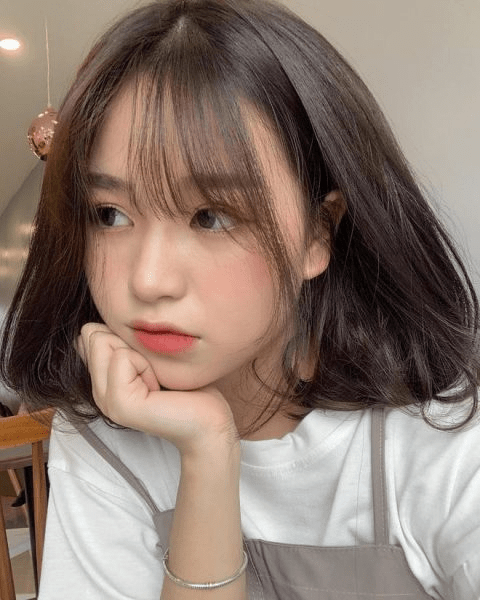
#> input picture images/the_girl.png, 480 x 600 px
$ python main.py
#> lines starting #> are read from the running program, lines starting #| are printed output that depends on the picture; long printed decimals are rounded
from sklearn.decomposition import PCA
import cv2
import numpy as np

def calculate_ratio_compress(img_shape, n_components):
    return (img_shape[0]*n_components + n_components*img_shape[1]) / (img_shape[0] * img_shape[1])

def decompose_matrix(matrix, n_components):
    pca = PCA(n_components=n_components)
    pca.fit(matrix)
    eigen_vectors = pca.components_
    transformed_matrix = np.matmul(matrix, eigen_vectors.T)
    #print(transformed_matrix.shape, eigen_vectors.shape)
    return transformed_matrix, eigen_vectors


class ImageCompress(object):
    def __init__(self, dir_img, n_components) -> None:
        self.dir_img = dir_img
        self.dir_save_img = None
        self.compressed_image = None

    def compress_image(self):
        pass

    def decompress_image(self):
        pass

    def save(self):
        cv2.imwrite(self.dir_save_img, self.compressed_img)
        print('Saved at {}'.format(self.dir_save_img))


class GrayImageCompress(ImageCompress):
    def __init__(self, dir_img, n_components) -> None:
        super().__init__(dir_img, n_components)
        self.img = cv2.imread(self.dir_img, cv2.IMREAD_GRAYSCALE)
        self.shape = self.img.shape
        print('Loaded the gray image', self.shape)
        self.n_components = min(n_components, min(self.shape[0], self.shape[1]))
        self.r = calculate_ratio_compress(self.shape, self.n_components)
        self.dir_save_img = self.dir_img[:-5] + '_gray_compressed.png'

    def compress_image(self):
        img = self.img.copy()
        transformed_gray, eigen_vectors_gray = decompose_matrix(img, self.n_components)
        self.compressed_gray = (transformed_gray, eigen_vectors_gray)
        print('Compressed the image successful')

    def decompress_image(self):
        transformed_gray, eigen_vectors_gray = self.compressed_gray
        # reconstruct image
        reconstructed_gray = np.matmul(transformed_gray, eigen_vectors_gray).astype(np.uint8)
        self.compressed_img = reconstructed_gray
        print('Decompressed the image successful')


class ColorImageCompress(ImageCompress):
    def __init__(self, dir_img, n_components) -> None:
#> called with dir_img = './images/the_girl.png', n_components = 200
        super().__init__(dir_img, n_components)
        self.dir_save_img = self.dir_img[:-5] + '_compressed.png'
        self.img = cv2.imread(self.dir_img, cv2.IMREAD_COLOR)
#> self.img is the input picture: shape (600, 480, 3); mean B, G, R 111.7, 122, 140.1
        self.shape = self.img.shape
#> self.shape = (600, 480, 3)
        print('Loaded the color image', self.shape)
#| Loaded the color image (600, 480, 3)
        self.n_components = min(n_components, min(self.shape[0], self.shape[1]))
#> self.n_components = 200
        self.r = calculate_ratio_compress(self.shape, self.n_components)
#> self.r = 0.75

    def compress_image(self):
        img = self.img.copy()
        B, G, R = cv2.split(img)
        transformed_B, eigen_vectors_B = decompose_matrix(B, self.n_components)
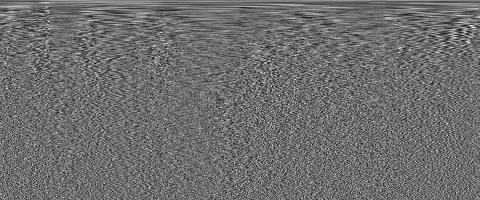
#> eigen_vectors_B: shape (200, 480) float64; min -0.186, max 0.243, mean 0.000355; drawn with min black and max white
        transformed_G, eigen_vectors_G = decompose_matrix(G, self.n_components)
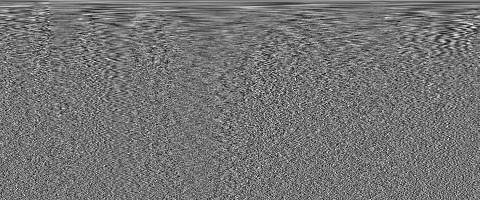
#> eigen_vectors_G: shape (200, 480) float64; min -0.182, max 0.217, mean 0.000413; drawn with min black and max white
        transformed_R, eigen_vectors_R = decompose_matrix(R, self.n_components)
#> call 3 of decompose_matrix, with n_components = 200
#> in decompose_matrix (call 3), `transformed_matrix = np.matmul(matrix, eigen_vectors.T)`:
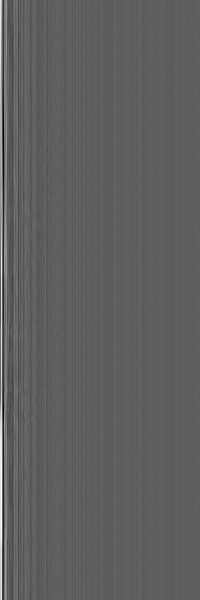
#> transformed_matrix: shape (600, 200) float64; min -1745.5, max 2955.9, mean 16.9; drawn with min black and max white
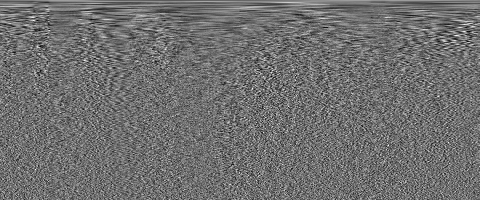
#> eigen_vectors_R: shape (200, 480) float64; min -0.178, max 0.229, mean 0.000274; drawn with min black and max white
        self.compressed_B = (transformed_B, eigen_vectors_B)
        self.compressed_G = (transformed_G, eigen_vectors_G)
        self.compressed_R = (transformed_R, eigen_vectors_R)
        print('Compressed the image successful')

    def decompress_image(self):
        transformed_B, eigen_vectors_B = self.compressed_B
        transformed_G, eigen_vectors_G = self.compressed_G
        transformed_R, eigen_vectors_R = self.compressed_R
        # reconstruct image
        reconstructedB = np.matmul(transformed_B, eigen_vectors_B).astype(np.uint8)
        reconstructedG = np.matmul(transformed_G, eigen_vectors_G).astype(np.uint8)
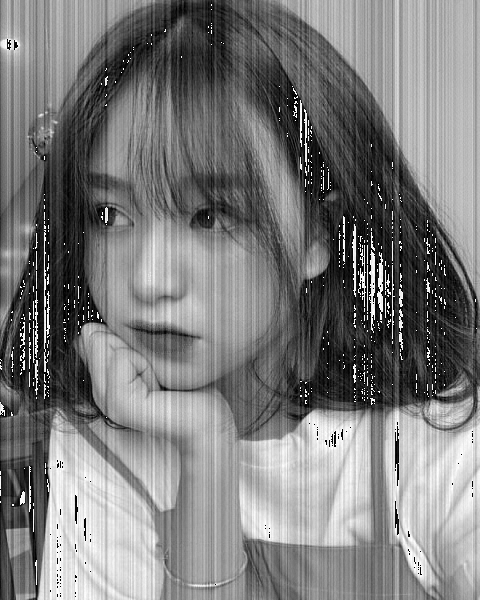
#> reconstructedG: shape (600, 480); min 0, max 255, mean 123.1
        reconstructedR = np.matmul(transformed_R, eigen_vectors_R).astype(np.uint8)
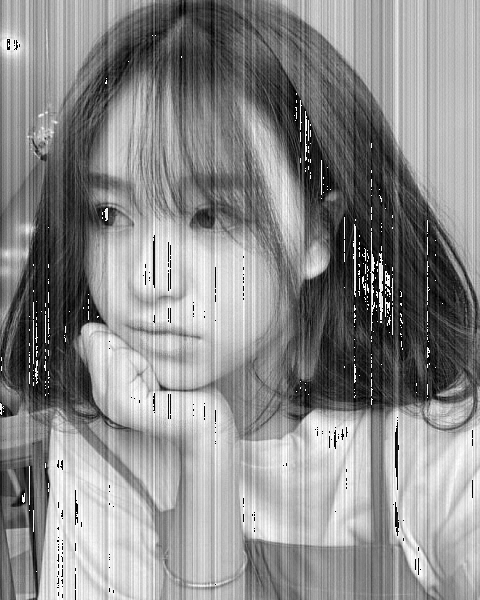
#> reconstructedR: shape (600, 480); min 0, max 255, mean 138.7
        # merge 3 channel image
        self.compressed_img = cv2.merge([reconstructedB, reconstructedG, reconstructedR])
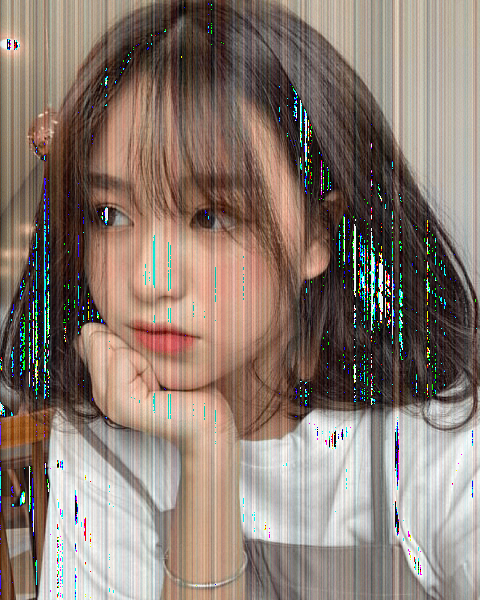
#> self.compressed_img: shape (600, 480, 3); mean of channels 0, 1, 2 113.2, 123.1, 138.7; drawn as B, G, R
        print('Decompressed the image successful')


if __name__ == '__main__':
    dir_image = './images/the_girl.png'
    compressing_img = ColorImageCompress(dir_image, n_components=200)
    compressing_img.compress_image()
    compressing_img.decompress_image()
    print('r = ',compressing_img.r)
#| r =  0.75
    compressing_img.save()

$ run again, with images/the_ma_compressed.png copied over images/the_girl.png
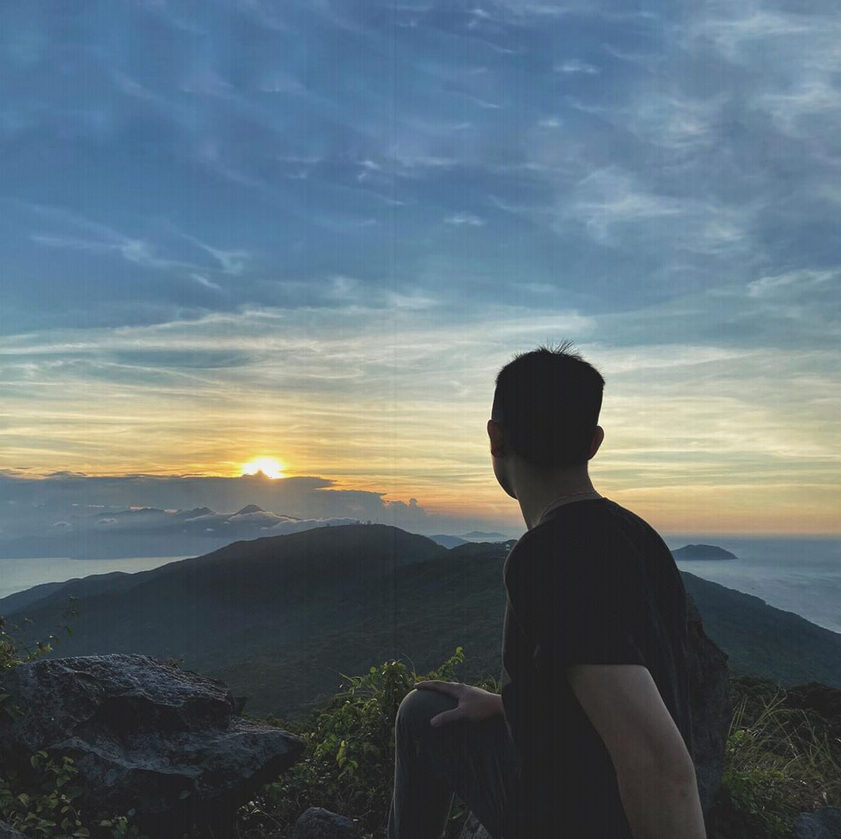
#> input picture images/the_ma_compressed.png, 841 x 839 px, shrunk from 1080 x 1078 before the run
#> in __init__, self.img is the input picture: shape (839, 841, 3); mean B, G, R 117.9, 110.1, 94.8
#| Loaded the color image (839, 841, 3)
#> in decompose_matrix, `transformed_matrix = np.matmul(matrix, eigen_vectors.T)`:
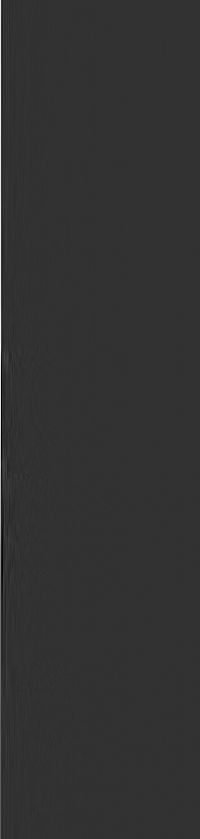
#> transformed_matrix: shape (839, 200) float64; min -1281.1, max 5227.6, mean 13.9; drawn with min black and max white
#> in compress_image, `transformed_R, eigen_vectors_R = decompose_matrix(R, self.n_components)`:
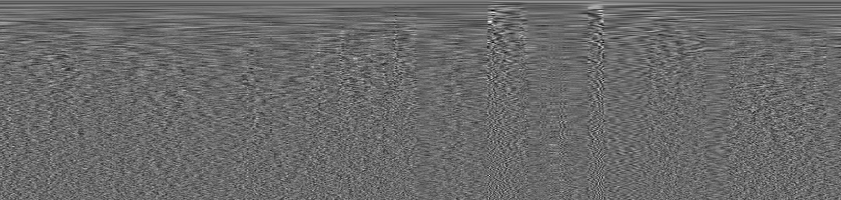
#> eigen_vectors_R: shape (200, 841) float64; min -0.201, max 0.28, mean 0.000202; drawn with min black and max white
#| r =  0.4762
